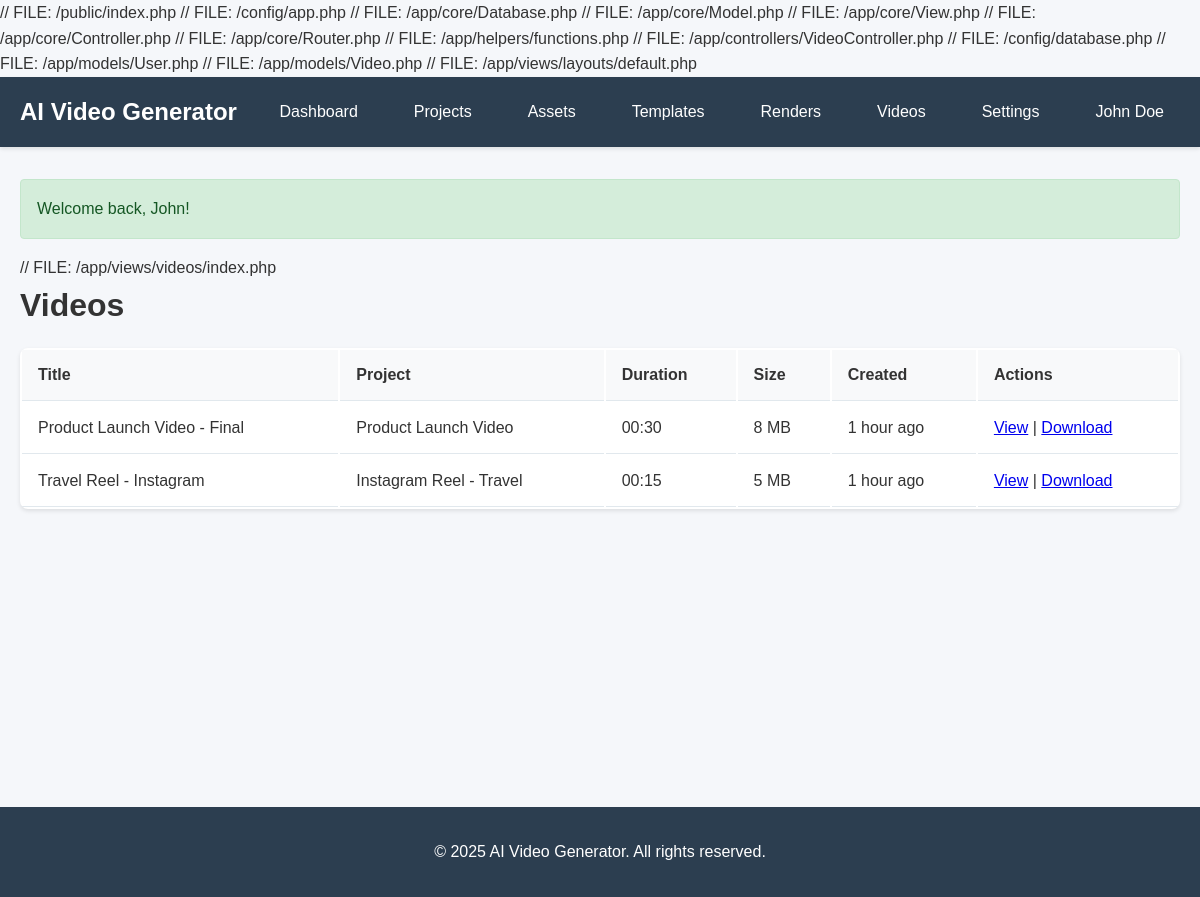
The page /videos (signed in) on the database its author committed.
### tables this page shows
CREATE TABLE `videos` (
  `id` INT UNSIGNED NOT NULL AUTO_INCREMENT,
  `tenant_id` INT UNSIGNED NOT NULL,
  `project_id` INT UNSIGNED NOT NULL,
  `render_job_id` INT UNSIGNED NOT NULL,
  `user_id` INT UNSIGNED NOT NULL,
  `title` VARCHAR(255) NOT NULL,
  `description` TEXT,
  `filename` VARCHAR(255) NOT NULL,
  `file_path` VARCHAR(500) NOT NULL,
  `file_size` BIGINT NOT NULL,
  `duration` INT NOT NULL COMMENT 'Duration in seconds',
  `resolution` VARCHAR(20) NOT NULL,
  `thumbnail_url` VARCHAR(500) DEFAULT NULL,
  `public_token` VARCHAR(64) DEFAULT NULL COMMENT 'Token for public sharing',
  `view_count` INT DEFAULT 0,
  `download_count` INT DEFAULT 0,
  `created_at` TIMESTAMP DEFAULT CURRENT_TIMESTAMP,
  `updated_at` TIMESTAMP DEFAULT CURRENT_TIMESTAMP ON UPDATE CURRENT_TIMESTAMP,
  PRIMARY KEY (`id`),
  UNIQUE KEY `public_token` (`public_token`),
  KEY `tenant_id` (`tenant_id`),
  KEY `project_id` (`project_id`),
  KEY `render_job_id` (`render_job_id`),
  KEY `user_id` (`user_id`),
  CONSTRAINT `fk_videos_tenant` FOREIGN KEY (`tenant_id`) REFERENCES `tenants` (`id`) ON DELETE CASCADE,
  CONSTRAINT `fk_videos_project` FOREIGN KEY (`project_id`) REFERENCES `projects` (`id`) ON DELETE CASCADE,
  CONSTRAINT `fk_videos_render_job` FOREIGN KEY (`render_job_id`) REFERENCES `render_jobs` (`id`) ON DELETE CASCADE,
  CONSTRAINT `fk_videos_user` FOREIGN KEY (`user_id`) REFERENCES `users` (`id`) ON DELETE CASCADE
);

CREATE TABLE `projects` (
  `id` INT UNSIGNED NOT NULL AUTO_INCREMENT,
  `tenant_id` INT UNSIGNED NOT NULL,
  `user_id` INT UNSIGNED NOT NULL,
  `name` VARCHAR(255) NOT NULL,
  `description` TEXT,
  `type` ENUM('text_to_video', 'image_to_video', 'video_to_video', 'images_to_video') NOT NULL,
  `platform_preset` VARCHAR(50) DEFAULT 'youtube_horizontal' COMMENT 'e.g., tiktok_vertical, youtube_horizontal, square_social',
  `aspect_ratio` VARCHAR(10) DEFAULT '16:9' COMMENT 'e.g., 16:9, 9:16, 1:1',
  `resolution` VARCHAR(20) DEFAULT '1080p' COMMENT 'e.g., 720p, 1080p, 4k',
  `status` ENUM('draft', 'ready', 'rendering', 'completed') DEFAULT 'draft',
  `created_at` TIMESTAMP DEFAULT CURRENT_TIMESTAMP,
  `updated_at` TIMESTAMP DEFAULT CURRENT_TIMESTAMP ON UPDATE CURRENT_TIMESTAMP,
  PRIMARY KEY (`id`),
  KEY `tenant_id` (`tenant_id`),
  KEY `user_id` (`user_id`),
  KEY `type` (`type`),
  KEY `status` (`status`),
  CONSTRAINT `fk_projects_tenant` FOREIGN KEY (`tenant_id`) REFERENCES `tenants` (`id`) ON DELETE CASCADE,
  CONSTRAINT `fk_projects_user` FOREIGN KEY (`user_id`) REFERENCES `users` (`id`) ON DELETE CASCADE
);

### public/index.php (called while the page is built, shortened)
<?php
$config = require __DIR__ . '/../config/app.php';
require_once __DIR__ . '/../app/core/Database.php';
require_once __DIR__ . '/../app/core/Model.php';
require_once __DIR__ . '/../app/core/View.php';
require_once __DIR__ . '/../app/core/Controller.php';
require_once __DIR__ . '/../app/core/Router.php';
require_once __DIR__ . '/../app/helpers/functions.php';
$router = new Router();
$router->get('/', 'HomeController', 'index');
$router->get('/login', 'AuthController', 'login');
$router->post('/login', 'AuthController', 'loginPost');
$router->get('/register', 'AuthController', 'register');
$router->post('/register', 'AuthController', 'registerPost');
$router->get('/logout', 'AuthController', 'logout');
$router->get('/dashboard', 'DashboardController', 'index');
$router->get('/projects', 'ProjectController', 'index');
$router->get('/projects/create', 'ProjectController', 'create');
$router->post('/projects/create', 'ProjectController', 'store');
$router->get('/projects/:id', 'ProjectController', 'show');
$router->get('/projects/:id/edit', 'ProjectController', 'edit');
$router->post('/projects/:id/edit', 'ProjectController', 'update');
$router->post('/projects/:id/delete', 'ProjectController', 'delete');
$router->get('/projects/:id/scenes', 'SceneController', 'index');
$router->get('/projects/:id/scenes/create', 'SceneController', 'create');
$router->post('/projects/:id/scenes/create', 'SceneController', 'store');
$router->get('/scenes/:id/edit', 'SceneController', 'edit');
$router->post('/scenes/:id/edit', 'SceneController', 'update');
$router->post('/scenes/:id/delete', 'SceneController', 'delete');
$router->get('/assets', 'AssetController', 'index');
$router->get('/assets/upload', 'AssetController', 'upload');
$router->post('/assets/upload', 'AssetController', 'store');
$router->get('/assets/:id', 'AssetController', 'show');
$router->post('/assets/:id/delete', 'AssetController', 'delete');
$router->get('/templates', 'TemplateController', 'index');
$router->get('/templates/create', 'TemplateController', 'create');
$router->post('/templates/create', 'TemplateController', 'store');
$router->get('/templates/:id', 'TemplateController', 'show');
$router->post('/templates/:id/delete', 'TemplateController', 'delete');
$router->get('/renders', 'RenderController', 'index');
$router->get('/renders/create', 'RenderController', 'create');
$router->post('/renders/create', 'RenderController', 'store');
$router->get('/renders/:id', 'RenderController', 'show');
$router->post('/renders/:id/retry', 'RenderController', 'retry');
$router->get('/videos', 'VideoController', 'index');
$router->get('/videos/:id', 'VideoController', 'show');
$router->get('/videos/:id/download', 'VideoController', 'download');
$router->post('/videos/:id/duplicate', 'VideoController', 'duplicate');
$router->get('/tenant/settings', 'TenantController', 'settings');
$router->post('/tenant/settings', 'TenantController', 'updateSettings');
$router->get('/tenant/brand', 'TenantController', 'brand');
$router->post('/tenant/brand', 'TenantController', 'updateBrand');
$router->get('/users', 'UserController', 'index');
$router->get('/users/create', 'UserController', 'create');
$router->post('/users/create', 'UserController', 'store');
$router->get('/users/:id/edit', 'UserController', 'edit');
$router->post('/users/:id/edit', 'UserController', 'update');
$router->post('/users/:id/delete', 'UserController', 'delete');
$router->get('/subscription', 'SubscriptionController', 'index');
$router->get('/subscription/plans', 'SubscriptionController', 'plans');
$router->post('/subscription/subscribe', 'SubscriptionController', 'subscribe');
$router->get('/subscription/invoices', 'SubscriptionController', 'invoices');
$router->get('/subscription/usage', 'SubscriptionController', 'usage');
$router->get('/admin', 'AdminController', 'index');
$router->get('/admin/tenants', 'AdminController', 'tenants');
$router->get('/admin/plans', 'AdminController', 'plans');
$router->get('/admin/plans/create', 'AdminController', 'createPlan');
$router->post('/admin/plans/create', 'AdminController', 'storePlan');
$router->get('/api-keys', 'ApiKeyController', 'index');
$router->post('/api-keys/generate', 'ApiKeyController', 'generate');
$router->post('/api-keys/:id/revoke', 'ApiKeyController', 'revoke');
$router->post('/api/v1/render', 'ApiController', 'createRenderJob');
$router->get('/api/v1/render/:id', 'ApiController', 'getRenderJob');
$router->get('/analytics', 'AnalyticsController', 'index');
$router->get('/analytics/reports', 'AnalyticsController', 'reports');
$router->dispatch();

### app/views/videos/index.php (the view)
// FILE: /app/views/videos/index.php
<h1>Videos</h1>
<table class="table">
    <tr><th>Title</th><th>Project</th><th>Duration</th><th>Size</th><th>Created</th><th>Actions</th></tr>
    <?php foreach ($videos as $video): ?>
        <tr>
            <td><?php echo $this->escape($video['title']); ?></td>
            <td><?php echo $this->escape($video['project_name']); ?></td>
            <td><?php echo formatDuration($video['duration']); ?></td>
            <td><?php echo formatBytes($video['file_size']); ?></td>
            <td><?php echo timeAgo($video['created_at']); ?></td>
            <td>
                <a href="/videos/<?php echo $video['id']; ?>">View</a> |
                <a href="/videos/<?php echo $video['id']; ?>/download">Download</a>
            </td>
        </tr>
    <?php endforeach; ?>
</table>

### public/css/style.css (style rules this page uses)
* { margin: 0; padding: 0; box-sizing: border-box; }
body { font-family: 'Arial', sans-serif; font-size: 16px; line-height: 1.6; color: #333; background: #f5f7fa; }
.table { width: 100%; background: white; border-radius: 8px; overflow: hidden; box-shadow: 0 2px 4px rgba(0,0,0,0.1); margin: 1rem 0; }
.table th, .table td { padding: 1rem; text-align: left; border-bottom: 1px solid #e1e8ed; }
.table th { background: #f8f9fa; font-weight: bold; }

### rows shown on the page
videos: title "Product Launch Video - Final", project.name "Product Launch Video", duration "00:30", file_size "8 MB", created_at "1 hour ago"
videos: title "Travel Reel - Instagram", project.name "Instagram Reel - Travel", duration "00:15", file_size "5 MB", created_at "1 hour ago"

### other values the page prints
$this->escape($_SESSION['user_name'] ?? 'User') "John Doe"
$flash "Welcome back, John!"
